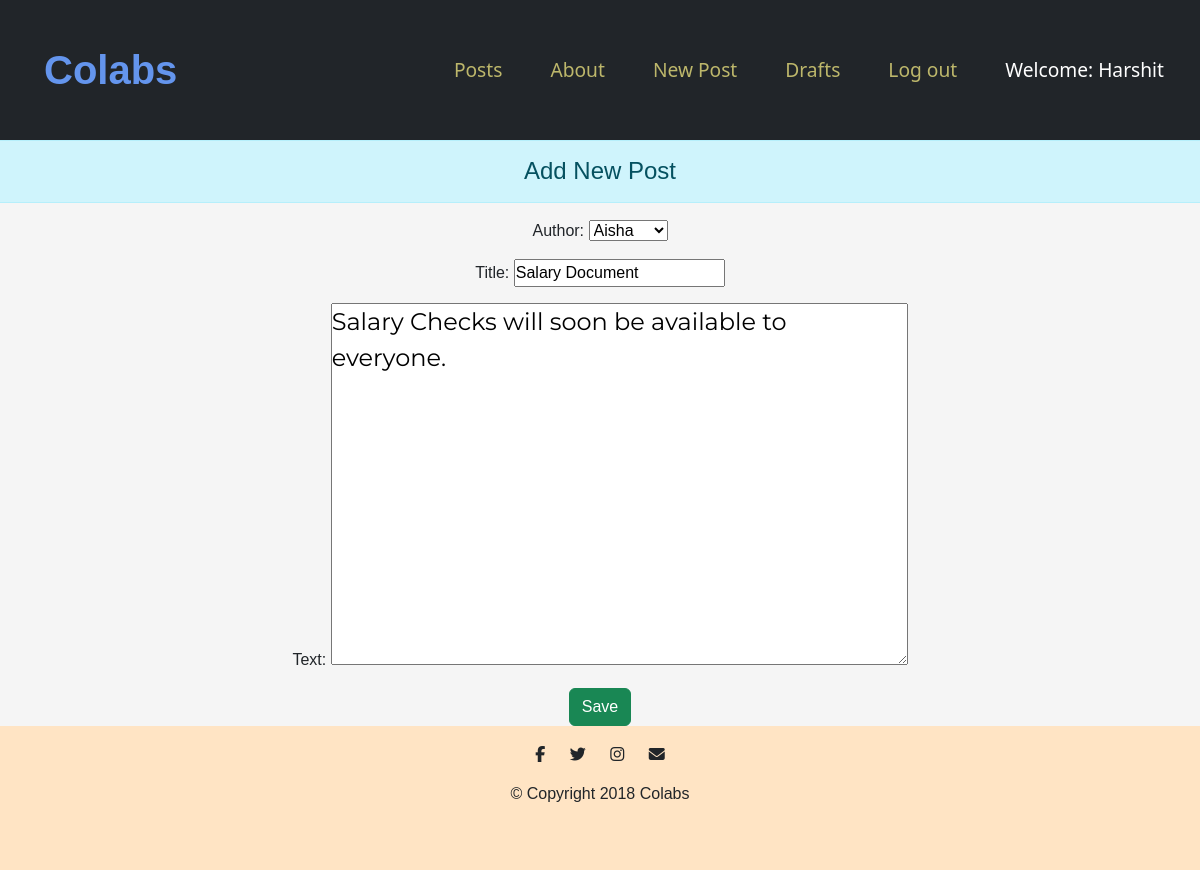
/post/4/edit/ (signed in), run on the app's committed database.
### blog/models.py (models this page shows, shortened)
class Post(models.Model):
    author = models.ForeignKey('auth.User',on_delete=models.CASCADE)
    title = models.CharField(max_length=200)
    text = models.TextField()
    created_date = models.DateTimeField(default=timezone.now)
    published_date = models.DateTimeField(blank=True, null=True)

### blog/views.py (the view)
# urls.py: path('post/<int:pk>/edit/', views.PostUpdateView.as_view(), name='post_edit'),
class PostUpdateView(LoginRequiredMixin,UpdateView):
    login_url = '/login/'
    redirect_field_name = 'blog/post_detail.html'
    form_class = PostForm
    model = Post

### blog/forms.py
class PostForm(forms.ModelForm):
    class Meta:
        model = Post
        fields = ('author','title', 'text',)
        widgets = {
            'title': forms.TextInput(attrs={'class': 'textinputclass'}),
            'text': forms.Textarea(attrs={'class': 'editable medium-editor-textarea postcontent'}),
        }

### blog/templates/blog/post_form.html (shortened to what this page needs)
{% extends 'blog/base.html' %}
{% block content %}
<div class="row" style="text-align: center;">
        <h4 class="text-center alert alert-info">Add New Post</h4>
        <form action="" method="POST">
    <form method="POST" class="post-form">
    {{form.as_p}}
    <button type="submit" class="btn btn-success">Save</button>
    </form>
</div>
{% endblock %}

### blog/templates/blog/base.html (shortened to what this page needs)
<!DOCTYPE html>
{% load static %}
<html>
  <head>
    <link href="https://cdn.jsdelivr.net/npm/bootstrap@5.2.0-beta1/dist/css/bootstrap.min.css" rel="stylesheet">
    <link rel="stylesheet" href="{% static 'css/blog.css' %}">
  </head>
  <body >
    <section class="colored-section" id="title">
      <nav class="navbar navbar-expand-lg bg-dark">
        <div class="container-fluid">
          <a class="navbar-brand" style="color:cornflowerblue" href="{% url 'index' %}">Colabs</a>
          <div class="collapse navbar-collapse" id="navbarSupportedContent">
            <ul class="navbar-nav ms-auto mb-2 mb-lg-0">
              <li class="nav-item">
                <a class="nav-link nav-link-index" href="{% url 'post_list' %}">Posts</a>
              </li>
              <li class="nav-item">
                <a class=" nav-link nav-link-index" href="{% url 'about' %}">About</a>
              </li>
              {% if user.is_authenticated %}
              <li class="nav-item">
                <a class="nav-link nav-link-index" href="{% url 'post_new' %}">New Post</a>
              </li>
              <li class="nav-item">
                <a class="nav-link nav-link-index" href="{% url 'post_draft_list' %}">Drafts</a>
              </li>
              <li class="nav-item">
                <a class="nav-link nav-link-index" href="{% url 'logout' %}">Log out</a>
              </li>
              <li class="nav-item">
                <a class="nav-link " style="color: white;">Welcome: {{ user.username }}</a>
              </li>
              {% else %}
              <li class="nav-item">
                <a class="nav-link nav-link-index" href="{% url 'login' %}" aria-label="Login"><span class="fa fa-user" aria-hidden="true"></span></a>
              </li>
              {% endif %}
            </ul>
          </div>
        </div>
      </nav>
</section>
                      {% block content %}
                      {% endblock %}
    <footer class="white-section" id="footer">
      <div class="container-fluid">
        <i class="social-icon fab fa-facebook-f"></i>
        <i class="social-icon fab fa-twitter"></i>
        <i class=" social-icon fa-brands fa-instagram"></i>
        <i class="social-icon fas fa-envelope"></i>
        <p>© Copyright 2018 Colabs</p>
      </div>
    </footer>
  </body>
</html>

### blog/static/css/blog.css (style rules this page uses)
body { background-color: whitesmoke; font-family: sans-serif; }
* { margin: 0rem; padding: 0rem; }
.navbar-brand { font-family:'Gill Sans', 'Gill Sans MT', Calibri, 'Trebuchet MS', sans-serif; font-size: 2.5rem; font-weight: bold; padding: 2rem; color: cornflowerblue; }
.nav-item { margin: 1rem; color: lightgray; font-size: 1.5rem; font-family:'Segoe UI', Tahoma, Geneva, Verdana, sans-serif; }
a { text-decoration: none; }
.nav-link { font-size: 1.2rem; font-family:'Segoe UI', Tahoma, Geneva, Verdana, sans-serif; color:darkkhaki; }
.postcontent { font-family: 'Montserrat'; font-size: 1.5em; }
.social-icon { margin: 20px 10px; }
.white-section { background-color: bisque; padding: 0%; text-align: center; padding-bottom: 3rem; }

### data on the page
Post: author "Aisha", title "Salary Document", text "Salary Checks will soon be available to everyone."

### other printed values
{{ user.username }} "Harshit"
